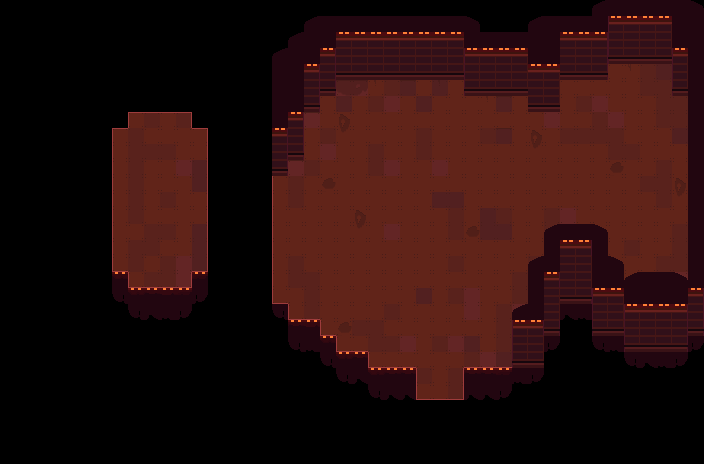

The image is a tile-based game level rendered from a .tmx file. Its description and source (layers, tilesets, objects; grid data summarised) follow:
An orthogonal 44x29 tile map with 16x16 px tiles, 5 tile layers (Suelo, Decoracion, Aire, Paredes, ...), 2 tilesets and 6 objects (3x Spawn, 2x Down, Turret).

<map version="1.0" tiledversion="1.0.3" orientation="orthogonal" renderorder="right-down" width="44" height="29" tilewidth="16" tileheight="16" nextobjectid="20">
 <tileset firstgid="1" source="../tileset/tileset16.tsx" />
 <tileset firstgid="65" source="../tileset/Decoracion.tsx" />
 <layer name="Suelo" width="44" height="29">
  <data>[1276 cells, 466 non-empty, 6 distinct tile ids]</data>
 </layer>
 <layer name="Decoracion" width="44" height="29">
  <data>[1276 cells, 14 non-empty, 10 distinct tile ids]</data>
 </layer>
 <layer name="Aire" width="44" height="29">
  <data>[1276 cells, 89 non-empty, 9 distinct tile ids]</data>
 </layer>
 <layer name="Paredes" width="44" height="29">
  <data>[1276 cells, 204 non-empty, 12 distinct tile ids]</data>
 </layer>
 <layer name="Bordes" width="44" height="29">
  <data>[1276 cells, 74 non-empty, 19 distinct tile ids]</data>
 </layer>
 <objectgroup name="Puertas">
  <object id="8" name="Down" x="416" y="384" width="48" height="16" />
 </objectgroup>
 <objectgroup name="Entradas">
  <object id="13" name="Down" gid="56" x="432" y="352" width="16" height="16" />
 </objectgroup>
 <objectgroup name="Spawners">
  <object id="14" name="Spawn" gid="64" x="608" y="112" width="16" height="16">
   <properties>
    <property name="Gunner" type="bool" value="true" />
    <property name="Stalker" type="bool" value="true" />
   </properties>
  </object>
  <object id="16" name="Spawn" gid="64" x="304" y="288" width="16" height="16">
   <properties>
    <property name="Gunner" type="bool" value="true" />
    <property name="Stalker" type="bool" value="true" />
   </properties>
  </object>
  <object id="18" name="Spawn" gid="64" x="160" y="256" width="16" height="16">
   <properties>
    <property name="Gunner" type="bool" value="true" />
    <property name="Stalker" type="bool" value="false" />
   </properties>
  </object>
 </objectgroup>
 <objectgroup name="Animados">
  <object id="19" name="Turret" gid="64" x="352" y="112" width="16" height="16" />
 </objectgroup>
</map>
